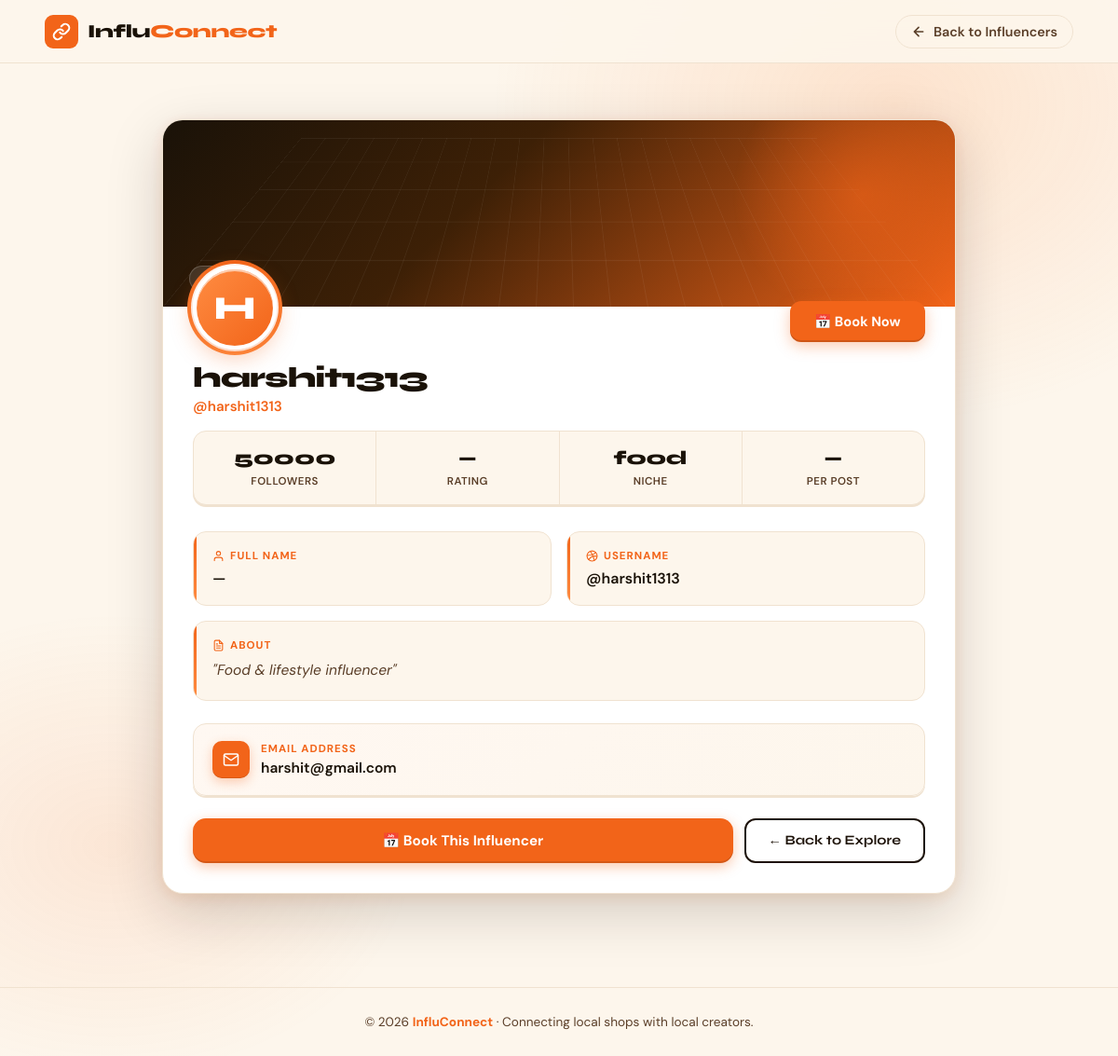
Screenshot of /influencers/1/ with the database file from the repository.
### influencers/models.py (models this page shows, shortened)
class InfluencerProfile(models.Model):
    user = models.OneToOneField(settings.AUTH_USER_MODEL, on_delete=models.CASCADE)
    phone = models.CharField(max_length=20, blank=True, default='')
    date_of_birth = models.DateField(null=True, blank=True)
    photo = models.ImageField(upload_to='influencer_photos/', blank=True, null=True)
    street = models.CharField(max_length=200, blank=True, default='')
    city = models.CharField(max_length=100, blank=True, default='')
    state = models.CharField(max_length=100, blank=True, default='')
    pincode = models.CharField(max_length=10, blank=True, default='')
    country = models.CharField(max_length=100, blank=True, default='India')
    bio = models.TextField(blank=True, default='')
    category = models.CharField(max_length=100, blank=True, default='')
    location = models.CharField(max_length=100, blank=True, default='')
    price_per_post = models.IntegerField(default=0)
    followers = models.IntegerField(default=0)
    instagram = models.URLField(blank=True, default='')
    youtube = models.URLField(blank=True, default='')
    twitter = models.URLField(blank=True, default='')

### accounts/models.py (models this page shows)
class CustomUser(AbstractUser):
    ROLE_CHOICES = (
        ('influencer', 'Influencer'),
        ('shopkeeper', 'Shopkeeper'),
    )
    role = models.CharField(max_length=20, choices=ROLE_CHOICES, default='')

### influencers/views.py (the view)
# urls.py: path('<int:id>/', views.influencer_detail, name='influencer_detail'),
def influencer_detail(request, id):
    influencer = get_object_or_404(InfluencerProfile, id=id)
    return render(request, 'influencers/detail.html', {'influencer': influencer})

### templates/influencers/detail.html (shortened to what this page needs)
<!DOCTYPE html>
<html lang="en">
<head>
</head>
<body>
<nav>
  <a class="logo" href="{% url 'home' %}">
    <div class="logo-icon">
      <svg viewBox="0 0 24 24" fill="none" stroke="white" stroke-width="2.5" stroke-linecap="round" stroke-linejoin="round" width="20" height="20">
        <path d="M10 13a5 5 0 0 0 7.54.54l3-3a5 5 0 0 0-7.07-7.07l-1.72 1.71"/>
        <path d="M14 11a5 5 0 0 0-7.54-.54l-3 3a5 5 0 0 0 7.07 7.07l1.71-1.71"/>
      </svg>
    </div>
    <span class="logo-text">Influ<span>Connect</span></span>
  </a>
  <a href="{% url 'home' %}" class="nav-back">
    <svg width="16" height="16" viewBox="0 0 24 24" fill="none" stroke="currentColor" stroke-width="2.5" stroke-linecap="round" stroke-linejoin="round">
      <path d="M19 12H5M12 5l-7 7 7 7"/>
    </svg>
    Back to Influencers
  </a>
</nav>
<div class="page">
  <div class="profile-card">
    <div class="card-banner">
      <span class="banner-tag">{{ influencer.category }}</span>
    </div>
    <div class="avatar-row">
      <div class="avatar-wrap">
        <div class="avatar">{{ influencer.user.username|first|upper }}</div>
      </div>
      <a href="{% url 'bookings:create_booking' influencer.id %}" class="book-btn"> 📅 Book Now</a>
    </div>
    <div class="profile-info">
      <div class="profile-name">{{ influencer.user.get_full_name|default:influencer.user.username }}</div>
      <div class="profile-handle">@{{ influencer.user.username }}</div>
      <div class="stats-row">
        <div class="stat-cell">
          <span class="stat-num">{{ influencer.followers }}</span>
          <span class="stat-lbl">Followers</span>
        </div>
        <div class="stat-cell">
          <span class="stat-num">
            {% if influencer.rating %}{{ influencer.rating }}/5{% else %}—{% endif %}
          </span>
          <span class="stat-lbl">Rating</span>
        </div>
        <div class="stat-cell">
          <span class="stat-num">{{ influencer.category }}</span>
          <span class="stat-lbl">Niche</span>
        </div>
        <div class="stat-cell">
          <span class="stat-num">
            {% if influencer.price %}₹{{ influencer.price }}{% else %}—{% endif %}
          </span>
          <span class="stat-lbl">Per Post</span>
        </div>
      </div>
      <div class="info-grid">
        <div class="info-box">
          <div class="info-box-label">
            <svg viewBox="0 0 24 24" fill="none" stroke="currentColor" stroke-width="2" stroke-linecap="round" stroke-linejoin="round"><path d="M20 21v-2a4 4 0 0 0-4-4H8a4 4 0 0 0-4 4v2"/><circle cx="12" cy="7" r="4"/></svg>
            Full Name
          </div>
          <div class="info-box-value">
            {{ influencer.user.get_full_name|default:"—" }}
          </div>
        </div>
        <div class="info-box">
          <div class="info-box-label">
            <svg viewBox="0 0 24 24" fill="none" stroke="currentColor" stroke-width="2" stroke-linecap="round" stroke-linejoin="round"><circle cx="12" cy="12" r="10"/><path d="M8.56 2.75c4.37 6.03 6.02 9.42 8.03 17.72m2.54-15.38c-3.72 4.35-8.94 5.66-16.88 5.85m19.5 1.9c-3.5-.93-6.63-.82-8.94 0-2.58.92-5.01 2.86-7.44 6.32"/></svg>
            Username
          </div>
          <div class="info-box-value">@{{ influencer.user.username }}</div>
        </div>
        <div class="info-box bio-box">
          <div class="info-box-label">
            About
          </div>
          {% if influencer.bio %}
            <p class="bio-text">"{{ influencer.bio }}"</p>
          {% else %}
            <p class="bio-empty">No bio added yet.</p>
          {% endif %}
        </div>
      </div>
      <div class="contact-row">
        <div class="contact-icon">
          <svg viewBox="0 0 24 24" fill="none" stroke="white" stroke-width="2" stroke-linecap="round" stroke-linejoin="round">
            <path d="M4 4h16c1.1 0 2 .9 2 2v12c0 1.1-.9 2-2 2H4c-1.1 0-2-.9-2-2V6c0-1.1.9-2 2-2z"/>
            <polyline points="22,6 12,13 2,6"/>
          </svg>
        </div>
        <div class="contact-meta">
          <div class="contact-lbl">Email Address</div>
          <div class="contact-val">
            {% if influencer.user.email %}
              <a href="mailto:{{ influencer.user.email }}">{{ influencer.user.email }}</a>
            {% else %}
              <span style="color:#bbb">Not provided</span>
            {% endif %}
          </div>
        </div>
      </div>
      <div class="action-row">
        <a href="{% url 'bookings:create_booking' influencer.id %}" class="btn-primary">📅 Book This Influencer</a>
        <a href="{% url 'shopkeepers:shopkeeper_dashboard' %}" style="display:flex; align-items:center; justify-content:center; gap:0.4rem; padding:0.75rem 1.5rem; border-radius:12px; border:2px solid #1E130A; background:#fff; color:#1E130A; font-family:'Syne',sans-serif; font-size:0.9rem; font-weight:700; text-decoration:none; transition:all 0.18s ease;" onmouseover="this.style.background='#1E130A';this.style.color='#fff'" onmouseout="this.style.background='#fff';this.style.color='#1E130A'">← Back to Explore</a>
      </div>
    </div>
  </div>
</div>
<footer>© 2026 <span>InfluConnect</span> · Connecting local shops with local creators.</footer>
</body>
</html>

### rows the page displays
InfluencerProfile: user.username|first "H", user.get_full_name "harshit1313", user.username "harshit1313", followers "50000", category "food", user.get_full_name "—", bio "Food & lifestyle influencer", user.email "harshit@gmail.com"
